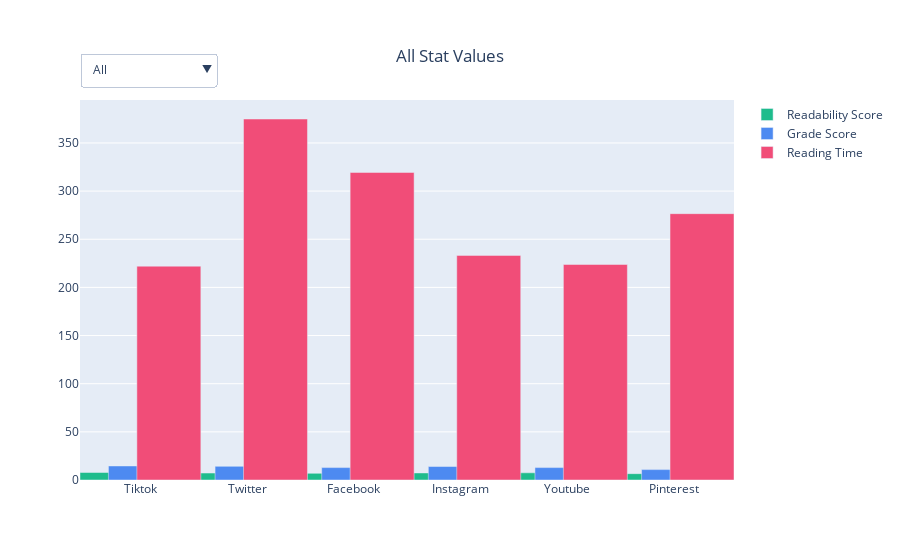

The cell this chart's notebook holds for it:
### Code cell
readability_trace = go.Bar(x=policy_df["Social_Media"], y=policy_df["Readability_score"], width=0.6,
                           name="Readability Score", marker=dict(color="#1EBC8C"))
grade_trace = go.Bar(x=policy_df["Social_Media"], y=policy_df["Grade_score"], 
                     name="Grade Score", width=0.6, marker=dict(color="#4D8AF1"))
time_trace = go.Bar(x=policy_df["Social_Media"], y=policy_df["Reading_time"], 
                    name="Reading Time", width=0.6, marker=dict(color="#F14D78"))
traces = [readability_trace, grade_trace, time_trace]

fig = go.Figure(data=traces)

fig.update_layout(
    updatemenus=[
        dict(buttons=list([
            dict(label="All",
                 method="update",
                 args=[{"visible": [True, True, True]}, 
                       {"title":{"text":"All Stat Values", "x":0.5}}]),
            dict(label="Readability Score",
                 method="update",
                 args=[{"visible": [True, False, False]}, 
                       {"title":{"text":"Dale Chall Readabilty Score", "x":0.5}}]),
            dict(label="Grade Trace",
                 method="update",
                 args=[{"visible": [False, True, False]}, 
                       {"title":{"text":"Flesch Kincaid Reading Grade", "x":0.5}}]),
            dict(label="Reading Time",
                 method="update",
                 args=[{"visible": [False, False, True]}, 
                       {"title":{"text":"Reading Time", "x":0.5}}]),
        ]),
             direction="down",
             pad={"r": 10, "t": 10},
             showactive=True,
             x=0,
             xanchor="left",
             y=1.15,
             yanchor="top"
            )
    ]
)

fig.update_layout(
    title={
        'text': "All Stat Values",
        'x':0.5,
        'xanchor': 'center',
        'yanchor': 'top'})

fig.show()

### Figure 1 — Plotly figure (JSON) as saved in the notebook; plotly's stock layout.template omitted (floating-point values rounded to 4 significant figures)
{"data": [{"marker": {"color": "#1EBC8C"}, "name": "Readability Score", "type": "bar", "width": 0.6, "x": ["Tiktok", "Twitter", "Facebook", "Instagram", "Youtube", "Pinterest"], "y": [7.82, 7.22, 6.94, 7.34, 7.47, 6.58]}, {"marker": {"color": "#4D8AF1"}, "name": "Grade Score", "type": "bar", "width": 0.6, "x": ["Tiktok", "Twitter", "Facebook", "Instagram", "Youtube", "Pinterest"], "y": [14.6, 14.2, 12.9, 14, 12.9, 10.8]}, {"marker": {"color": "#F14D78"}, "name": "Reading Time", "type": "bar", "width": 0.6, "x": ["Tiktok", "Twitter", "Facebook", "Instagram", "Youtube", "Pinterest"], "y": [222.0, 374.9, 319.4, 233.2, 223.8, 276.6]}], "layout": {"title": {"text": "All Stat Values", "x": 0.5, "xanchor": "center", "yanchor": "top"}, "updatemenus": [{"buttons": [{"args": [{"visible": [true, true, true]}, {"title": {"text": "All Stat Values", "x": 0.5}}], "label": "All", "method": "update"}, {"args": [{"visible": [true, false, false]}, {"title": {"text": "Dale Chall Readabilty Score", "x": 0.5}}], "label": "Readability Score", "method": "update"}, {"args": [{"visible": [false, true, false]}, {"title": {"text": "Flesch Kincaid Reading Grade", "x": 0.5}}], "label": "Grade Trace", "method": "update"}, {"args": [{"visible": [false, false, true]}, {"title": {"text": "Reading Time", "x": 0.5}}], "label": "Reading Time", "method": "update"}], "direction": "down", "pad": {"r": 10, "t": 10}, "showactive": true, "x": 0, "xanchor": "left", "y": 1.15, "yanchor": "top"}]}}
